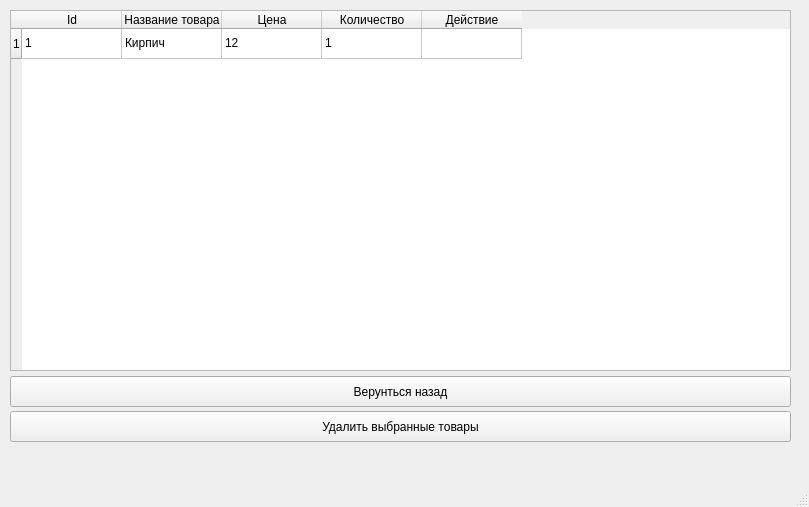
<?xml version="1.0" encoding="UTF-8"?>
<ui version="4.0">
 <class>DeleteProducts</class>
 <widget class="QMainWindow" name="DeleteProducts">
  <property name="geometry">
   <rect>
    <x>0</x>
    <y>0</y>
    <width>809</width>
    <height>507</height>
   </rect>
  </property>
  <property name="windowTitle">
   <string>MainWindow</string>
  </property>
  <widget class="QWidget" name="centralwidget">
   <widget class="QPushButton" name="pushButton">
    <property name="geometry">
     <rect>
      <x>10</x>
      <y>376</y>
      <width>781</width>
      <height>31</height>
     </rect>
    </property>
    <property name="text">
     <string>Верунться назад</string>
    </property>
   </widget>
   <widget class="QTableWidget" name="tableWidget">
    <property name="geometry">
     <rect>
      <x>10</x>
      <y>10</y>
      <width>781</width>
      <height>361</height>
     </rect>
    </property>
    <row>
     <property name="text">
      <string>1</string>
     </property>
    </row>
    <column>
     <property name="text">
      <string>Id</string>
     </property>
    </column>
    <column>
     <property name="text">
      <string>Название товара</string>
     </property>
    </column>
    <column>
     <property name="text">
      <string>Цена</string>
     </property>
    </column>
    <column>
     <property name="text">
      <string>Количество</string>
     </property>
    </column>
    <column>
     <property name="text">
      <string>Действие</string>
     </property>
    </column>
    <item row="0" column="0">
     <property name="text">
      <string>1</string>
     </property>
    </item>
    <item row="0" column="1">
     <property name="text">
      <string>Кирпич</string>
     </property>
    </item>
    <item row="0" column="2">
     <property name="text">
      <string>12</string>
     </property>
    </item>
    <item row="0" column="3">
     <property name="text">
      <string>1</string>
     </property>
    </item>
    <item row="0" column="4">
     <property name="text">
      <string/>
     </property>
    </item>
   </widget>
   <widget class="QPushButton" name="pushButton_2">
    <property name="geometry">
     <rect>
      <x>10</x>
      <y>411</y>
      <width>781</width>
      <height>31</height>
     </rect>
    </property>
    <property name="text">
     <string>Удалить выбранные товары</string>
    </property>
   </widget>
  </widget>
  <widget class="QMenuBar" name="menubar">
   <property name="geometry">
    <rect>
     <x>0</x>
     <y>0</y>
     <width>809</width>
     <height>26</height>
    </rect>
   </property>
  </widget>
  <widget class="QStatusBar" name="statusbar"/>
 </widget>
 <resources/>
 <connections/>
</ui>
